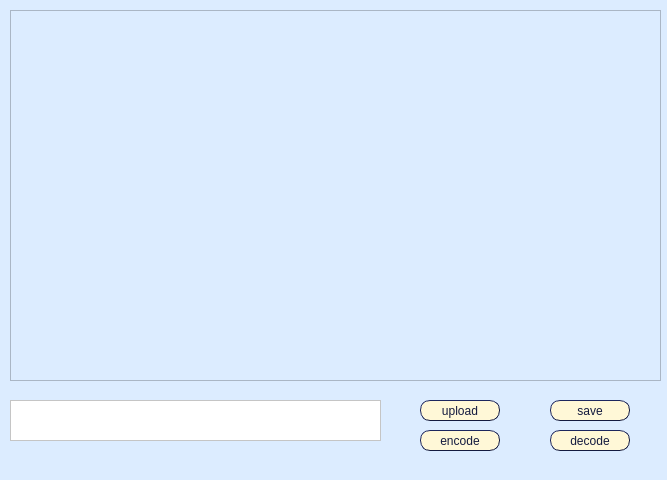
<?xml version="1.0" encoding="UTF-8"?>
<ui version="4.0">
 <class>MainWindow</class>
 <widget class="QMainWindow" name="MainWindow">
  <property name="geometry">
   <rect>
    <x>0</x>
    <y>0</y>
    <width>667</width>
    <height>480</height>
   </rect>
  </property>
  <property name="windowTitle">
   <string>MainWindow</string>
  </property>
  <property name="styleSheet">
   <string notr="true">background-color: rgb(220, 236, 255);</string>
  </property>
  <widget class="QWidget" name="centralwidget">
   <widget class="QLabel" name="picturelabel">
    <property name="geometry">
     <rect>
      <x>10</x>
      <y>10</y>
      <width>651</width>
      <height>371</height>
     </rect>
    </property>
    <property name="frameShape">
     <enum>QFrame::StyledPanel</enum>
    </property>
    <property name="text">
     <string/>
    </property>
    <property name="scaledContents">
     <bool>false</bool>
    </property>
    <property name="alignment">
     <set>Qt::AlignCenter</set>
    </property>
   </widget>
   <widget class="QPushButton" name="encode_button">
    <property name="geometry">
     <rect>
      <x>420</x>
      <y>430</y>
      <width>80</width>
      <height>21</height>
     </rect>
    </property>
    <property name="styleSheet">
     <string notr="true">QPushButton{
	background-color:rgb(255, 248, 215);
	border-radius:10px;
	border-style:outset;
	border-color: rgb(19, 26, 63);
	border-width:1px;
	color: rgb(19, 26, 63);
}
QPushButton:hover {
            background-color: rgb(246, 252, 126);
        }
QPushButton:focus {
            background-color: rgb(90, 71, 173);
        }</string>
    </property>
    <property name="text">
     <string>encode</string>
    </property>
   </widget>
   <widget class="QPlainTextEdit" name="secret_message">
    <property name="geometry">
     <rect>
      <x>10</x>
      <y>400</y>
      <width>371</width>
      <height>41</height>
     </rect>
    </property>
    <property name="styleSheet">
     <string notr="true">background-color: rgb(255, 255, 255);
color: rgb(19, 26, 63);
border-width:1px;
border-color: rgb(19, 26, 63);</string>
    </property>
   </widget>
   <widget class="QPushButton" name="upload_button">
    <property name="geometry">
     <rect>
      <x>420</x>
      <y>400</y>
      <width>80</width>
      <height>21</height>
     </rect>
    </property>
    <property name="styleSheet">
     <string notr="true">QPushButton{
	background-color:rgb(255, 248, 215);
	border-radius:10px;
	border-style:outset;
	border-color: rgb(19, 26, 63);
	border-width:1px;
	color: rgb(19, 26, 63);
}
QPushButton:hover {
            background-color: rgb(246, 252, 126);
        }
QPushButton:focus {
            background-color: rgb(90, 71, 173);
        }</string>
    </property>
    <property name="text">
     <string>upload</string>
    </property>
   </widget>
   <widget class="QPushButton" name="decode_button">
    <property name="geometry">
     <rect>
      <x>550</x>
      <y>430</y>
      <width>80</width>
      <height>21</height>
     </rect>
    </property>
    <property name="styleSheet">
     <string notr="true">QPushButton{
	background-color:rgb(255, 248, 215);
	border-radius:10px;
	border-style:outset;
	border-color: rgb(19, 26, 63);
	border-width:1px;
	color: rgb(19, 26, 63);
}
QPushButton:hover {
            background-color: rgb(246, 252, 126);
        }
QPushButton:focus {
            background-color: rgb(90, 71, 173);
        }</string>
    </property>
    <property name="text">
     <string>decode</string>
    </property>
   </widget>
   <widget class="QPushButton" name="save_button">
    <property name="geometry">
     <rect>
      <x>550</x>
      <y>400</y>
      <width>80</width>
      <height>21</height>
     </rect>
    </property>
    <property name="styleSheet">
     <string notr="true">QPushButton{
	background-color:rgb(255, 248, 215);
	border-radius:10px;
	border-style:outset;
	border-color: rgb(19, 26, 63);
	border-width:1px;
	color: rgb(19, 26, 63);
}
QPushButton:hover {
            background-color: rgb(246, 252, 126);
        }
QPushButton:focus {
            background-color: rgb(90, 71, 173);
        }</string>
    </property>
    <property name="text">
     <string>save</string>
    </property>
   </widget>
  </widget>
  <widget class="QMenuBar" name="menubar">
   <property name="geometry">
    <rect>
     <x>0</x>
     <y>0</y>
     <width>667</width>
     <height>21</height>
    </rect>
   </property>
  </widget>
  <widget class="QStatusBar" name="statusbar"/>
 </widget>
 <resources/>
 <connections/>
</ui>
